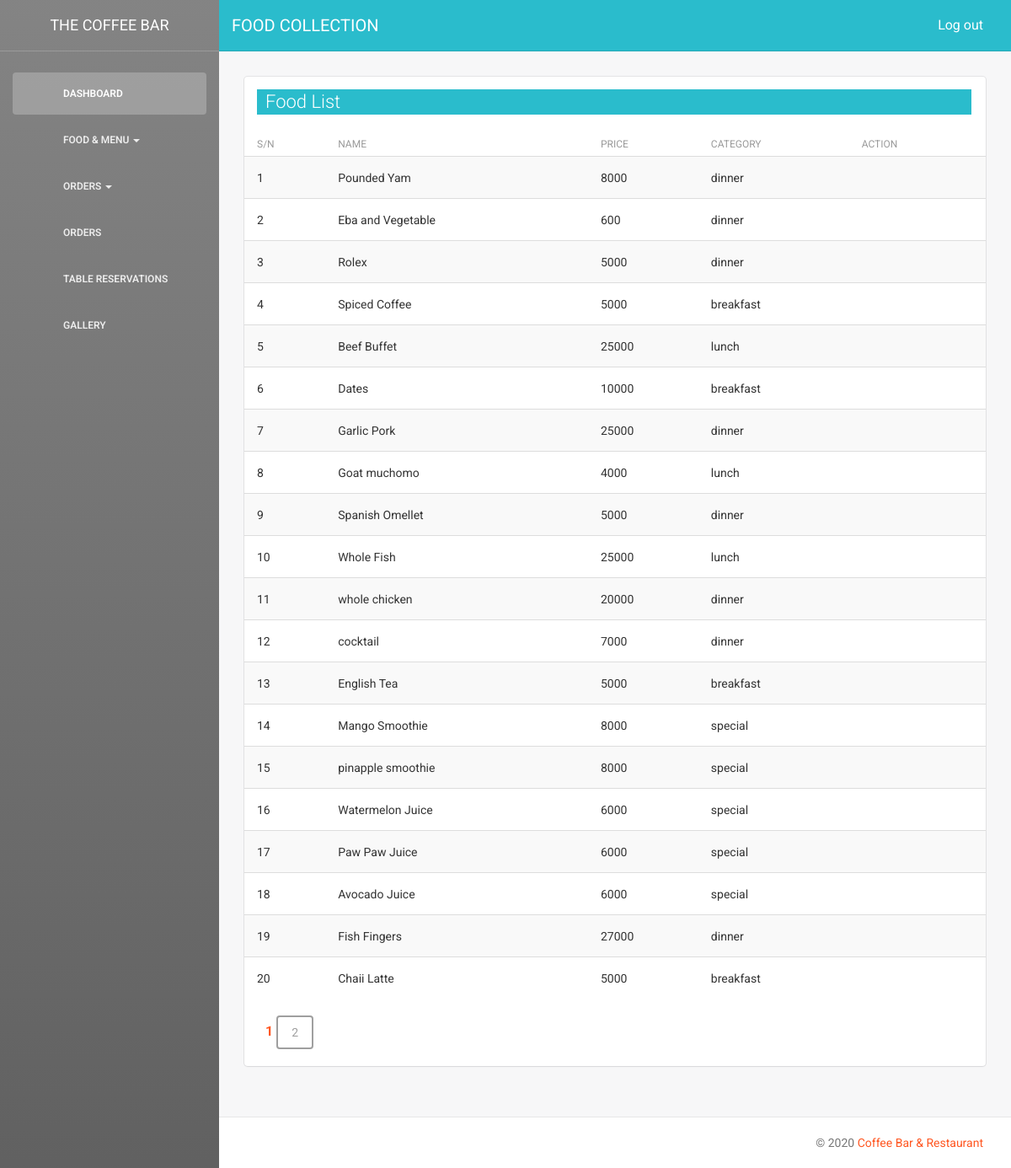
The app's page /admin2/food_menu.php (signed in) with its own data.
### tables this page shows
CREATE TABLE `food` (
  `id` int(11) NOT NULL,
  `food_name` varchar(255) NOT NULL,
  `food_category` varchar(255) NOT NULL,
  `food_sub_category` varchar(150) DEFAULT NULL,
  `food_price` int(11) NOT NULL,
  `food_description` text NOT NULL
);

### admin2/food_menu.php (the view, shortened to what this page needs)
<?php
require "includes/db.php";
$result = "";
$per_page = 20;
$count = $db->query("SELECT * FROM food");
$pages = ceil((mysqli_num_rows($count)) / $per_page);
if(isset($_GET['page'])) {
	$page = $_GET['page'];
}else{
	$page = 1;
}
$start = ($page - 1) * $per_page;
$cat = $db->query("SELECT * FROM food LIMIT $start, $per_page");
if($cat->num_rows) {
	$result = "<table class='table table-hover table-striped'>
	<thead>
	<th>S/N</th>
	<th>name</th>
	<th>price</th>
	<th>Category</th>
	<th>Action</th>
	</thead>
	<tbody>";
	$x = 1;
	while($row = $cat->fetch_assoc()) {
		$id = $row['id'];
		$foodName = $row['food_name'];
		$foodCat = $row['food_category'];
		$foodPrice = $row['food_price'];
		$result .=  "<tr>
		<td>$x</td>
		<td>$foodName</td>
		<td>$foodPrice</td>
		<td>$foodCat</td>
		<td><a href='food_list.php?delete=".$id."' onclick='return check();'><i class='pe-7s-close-circle'></i></a></td>
		</tr>";
		$x++;
	}
	$result .= "</tbody>
	</table>";
}else{
	$result = "<p style='color:red; padding: 10px; background: #ffeeee;'>No records available in the database yet</p>";
}
?>
<?php require 'includes/header.php'; ?>
<div class="content">
	<div class="container-fluid">
		<div class="row">
			<div class="col-md-12">
				<div class="card">
					<div class="header">
						<h4 class="title" style="text-align: left;padding-left: 10px; background: #2abccc; color: #fff; border-right: 2px solid #fff;">Food List</h4>
					</div>
					<div class="content table-responsive table-full-width">
						<?php echo $result; ?>
						<p style="padding: 0px 20px;"><?php if($pages >= 1 && $page <= $pages) {
							for($i = 1; $i <= $pages; $i++) {
								echo ($i == $page) ? "<a href='food_list.php?page=".$i."' style='margin-left:5px; font-weight: bold; text-decoration: none; color: #FF5722;' >$i</a>  "  : " <a href='food_list.php?page=".$i."' class='btn'>$i</a> ";
							}
						} ?></p>
					</div>
				</div>
			</div>
		</div>
	</div>
</div>
<?php require 'includes/footer.php'; ?>

### admin2/assets/css/style.css (style rules this page uses)
.pe-7s-close-circle { color: red; font-size: 24px; }

### records on screen
food: food_name "Pounded Yam", food_price "8000", food_category "dinner"
food: food_name "Eba and Vegetable", food_price "600", food_category "dinner"
food: food_name "Rolex", food_price "5000", food_category "dinner"
food: food_name "Spiced Coffee", food_price "5000", food_category "breakfast"
food: food_name "Beef Buffet", food_price "25000", food_category "lunch"
food: food_name "Dates", food_price "10000", food_category "breakfast"
food: food_name "Garlic Pork", food_price "25000", food_category "dinner"
food: food_name "Goat muchomo", food_price "4000", food_category "lunch"
food: food_name "Spanish Omellet", food_price "5000", food_category "dinner"
food: food_name "Whole Fish", food_price "25000", food_category "lunch"
food: food_name "whole chicken", food_price "20000", food_category "dinner"
food: food_name "cocktail", food_price "7000", food_category "dinner"
food: food_name "English Tea", food_price "5000", food_category "breakfast"
food: food_name "Mango Smoothie", food_price "8000", food_category "special"
food: food_name "pinapple smoothie", food_price "8000", food_category "special"
food: food_name "Watermelon Juice", food_price "6000", food_category "special"
food: food_name "Paw Paw Juice", food_price "6000", food_category "special"
food: food_name "Avocado Juice", food_price "6000", food_category "special"
food: food_name "Fish Fingers", food_price "27000", food_category "dinner"
food: food_name "Chaii Latte", food_price "5000", food_category "breakfast"
